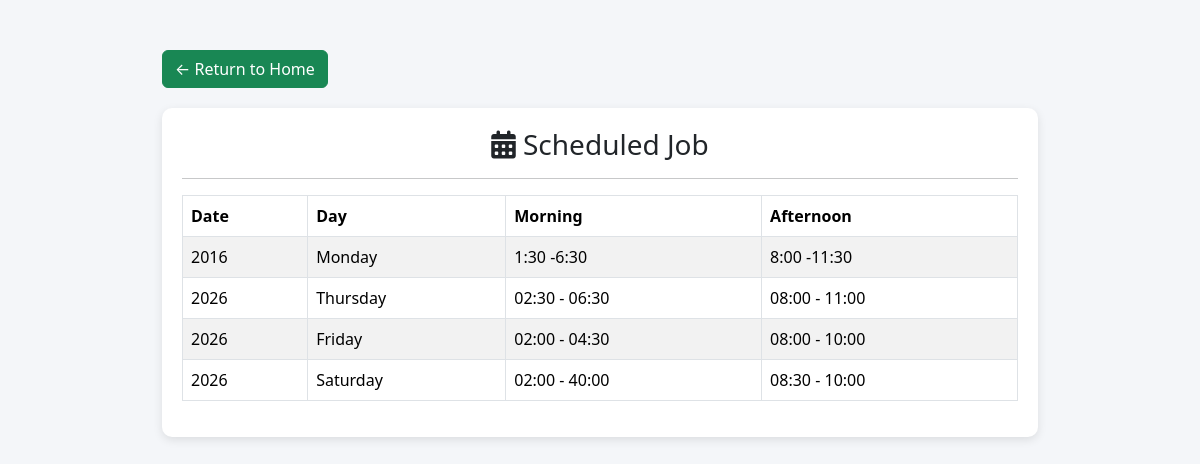
Page /view_schedule.php (signed in) on the committed database.
### tables this page shows
CREATE TABLE `schedule` (
  `ID` int(15) NOT NULL,
  `date` int(11) NOT NULL,
  `days` varchar(150) NOT NULL,
  `morning` varchar(50) NOT NULL,
  `afternoon` varchar(50) NOT NULL
);

### view_schedule.php (the view, shortened to what this page needs)
<?php
include('DB.php');
$query = "SELECT * FROM schedule ORDER BY date ASC";
$result = $conn->query($query);
$today = date('Y-m-d');
?>
<!DOCTYPE html>
<html lang="en">
<head>
<link href="css/bootstrap.min.css" rel="stylesheet">
<link href="font-awesome/css/font-awesome.min.css" rel="stylesheet">
</head>
<body>
<div class="container" style="margin-top:50px; max-width:900px;">
    <a href="index2.php" class="btn btn-success">
        ← Return to Home
    </a>
    <div class="card-box" style="margin-top:20px;">
        <h3 class="text-center">
            <i class="fa fa-calendar"></i> Scheduled Job
        </h3>
        <hr>
        <?php if ($result->num_rows > 0) { ?>
        <table class="table table-bordered table-striped">
            <thead>
                <tr>
                    <th>Date</th>
                    <th>Day</th>
                    <th>Morning</th>
                    <th>Afternoon</th>
                </tr>
            </thead>
            <tbody>
            <?php while($row = $result->fetch_assoc()) { ?>
                <tr class="<?php echo ($row['date'] == $today) ? 'highlight' : ''; ?>">
                    <td><?php echo $row['date']; ?></td>
                    <td><?php echo $row['days']; ?></td>
                    <td><?php echo $row['morning']; ?></td>
                    <td><?php echo $row['afternoon']; ?></td>
                </tr>
            <?php } ?>
            </tbody>
        </table>
        <?php } else { ?>
            <div class="alert alert-warning text-center">
                No schedule available.
            </div>
        <?php } ?>
    </div>
</div>
</body>
</html>

### view_schedule.php (style rules this page uses)
body { background:#f4f6f9; }
.card-box { background:white; padding:20px; border-radius:10px; box-shadow:0 3px 10px rgba(0,0,0,0.1); }

### rows in the picture
schedule: date "2016", days "Monday", morning "1:30 -6:30", afternoon "8:00 -11:30"
schedule: date "2026", days "Thursday", morning "02:30 - 06:30", afternoon "08:00 - 11:00"
schedule: date "2026", days "Friday", morning "02:00 - 04:30", afternoon "08:00 - 10:00"
schedule: date "2026", days "Saturday", morning "02:00 - 40:00", afternoon "08:30 - 10:00"
